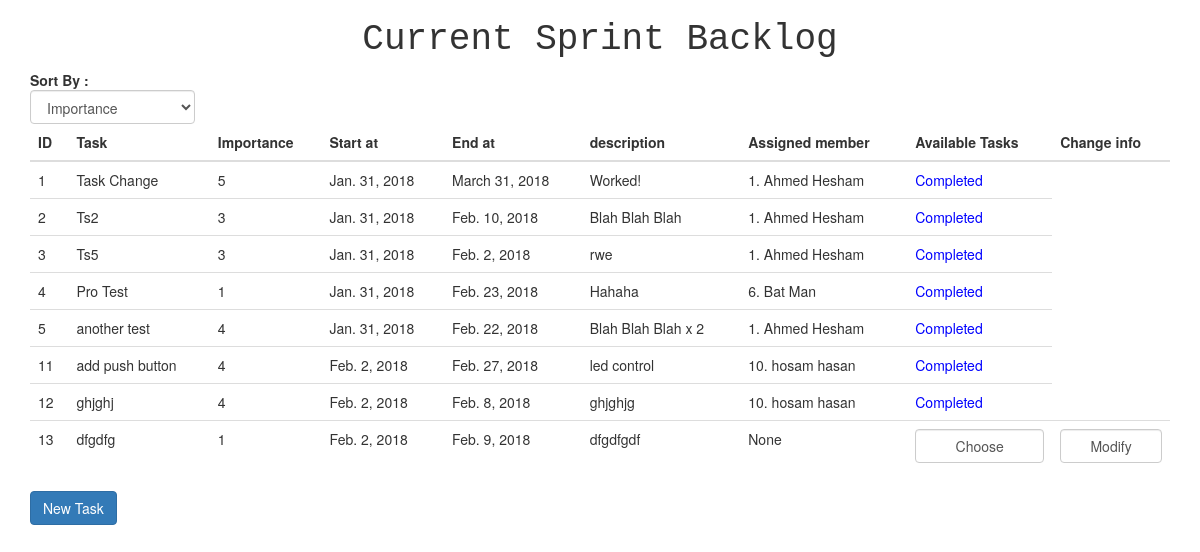
Screenshot of /backlogs/1/sprints/1/ (signed in) with the database file from the repository.
### backlog/models.py (models this page shows, shortened)
class Task(models.Model):
    importance = models.IntegerField()
    status = models.IntegerField(default=1)  # 1: Not started   2: In Progress   3: Done
    name = models.CharField(max_length=20)
    description = models.CharField(max_length=255)
    start_at = models.DateField(auto_now_add=True)
    end_at = models.DateField(auto_now_add=False, auto_now=False)
    assigned_user = models.ForeignKey(User, related_name='tasks', null=True, on_delete=models.DO_NOTHING)
    sprint = models.ForeignKey(Sprint, related_name='tasks', on_delete=models.CASCADE)

class User(AbstractBaseUser):
    email = models.EmailField(unique=True, max_length=255)
    first_name = models.CharField(max_length=32, blank=True, null=True)
    last_name = models.CharField(max_length=32, blank=True, null=True)
    active = models.BooleanField(default=True)  # Can login
    staff = models.BooleanField(default=False)  # staff user non superuser
    admin = models.BooleanField(default=False)  # superuser
    USERNAME_FIELD = 'email'  # The email field will be the default UserName for the users
    REQUIRED_FIELDS = ['first_name', 'last_name']
    object = UserManager()
    def is_admin(self):
        return self.admin

### backlog/views.py (the view, shortened to what this page needs)
# urls.py: url(r'^backlogs/(?P<pk>\d+)/sprints/(?P<spk>\d+)/$', views.sprint_tasks, name='sprint_tasks'),
@login_required
def sprint_tasks(request, pk, spk):
    backlog = get_object_or_404(BackLog, pk=pk)
    sprint = get_object_or_404(Sprint, pk=spk)
    unsorted_tasks = sprint.tasks.all()
    all_tasks = unsorted_tasks
    sort_type = request.POST.get('drop_down')
    print(type(sort_type))
    if request.method == 'GET':
        return render(request, 'task.html', {'backlog': backlog, 'sprint': sprint,
                                             'request': request, 'all_tasks': all_tasks})

### templates/task.html (shortened to what this page needs)
{% extends 'base.html' %} {% block title %} {{ backlog.name }} {% endblock %}  {% block content %}
<h1 class="text-center" style="font-family: monospace">Current Sprint Backlog</h1>
<form method="POST" action="{% url 'sprint_tasks' backlog.pk sprint.pk %}" name="form">
    <div class="row">
        <div class="col-md-2">
            <strong>Sort By :</strong>
            <select class="form-control" name="drop_down">
                <option value="1" onmouseup="javascript: submitform()">Importance</option>
            </select>
        </div>
    </div>
</form>
<table class="table table-hover">
    <thead>
        <tr>
            <th>ID</th>
            <th>Task</th>
            <th>Importance</th>
            <th>Start at</th>
            <th>End at</th>
            <th>description</th>
            <th>Assigned member</th>
            <th>Available Tasks</th>
            {% if request.user.is_admin %}
            <th>Change info</th>
            {% endif %}
        </tr>
    </thead>
    <tbody id="task">
        {% for task in all_tasks %}
        <tr>
            <td>{{ task.id }}</td>
            <td>{{ task.name }}</td>
            <td>{{ task.importance }}</td>
            <td>{{ task.start_at }}</td>
            <td>{{ task.end_at }}</td>
            <td>{{task.description}}</td>
            <td>{% if task.assigned_user %} {{task.assigned_user.id}}. {{task.assigned_user.first_name}} {{task.assigned_user.last_name}}
                {% else %} None {% endif %}
            </td>
            <td class="status">
                {% if task.status == 3 %} Completed {% else %} {% if not task.assigned_user %}
                <form method="POST" action="{% url 'sprint_tasks' backlog.pk sprint.pk %}">
                    <button type='submit' class="form-control" name="task" value="{{ task.id }}">Choose</button>
                </form>
                {% elif request.user == task.assigned_user and not request.user.is_admin%}
                <form method="POST" action="{% url 'sprint_tasks' backlog.pk sprint.pk %}">
                    {% csrf_token %}
                    <button type='submit' name="task" value="{{ task.id }}">Mark Done</button>
                </form>
                {% elif request.user == task.assigned_user and request.user.is_admin and task.status == 2 %}
                <form method="POST" action="{% url 'sprint_tasks' backlog.pk sprint.pk %}">
                    {% csrf_token %}
                    <button type='submit' class="form-control" name="task" value="{{ task.id }}">Mark Done</button>
                </form>
                {% elif request.user.is_admin %}
                <form method="POST" action="{% url 'sprint_tasks' backlog.pk sprint.pk%}">
                    {% csrf_token %}
                    <button type='submit' name="task" value="{{ task.id }}">Withdraw task</button>
                </form>
                {% else %} Already Chosen {% endif %} {% endif %}
            </td>
            {% if request.user.is_admin and task.status != 3%}
            <td>
                <form method="GET" action="{% url 'modify_task' backlog.pk sprint.pk%}">
                    <button type='submit' class="form-control" name="task" value="{{ task.id }}">Modify</button>
                </form>
            </td>
            {% endif %}
        </tr>
        {% endfor %}
    </tbody>
</table>
{% if request.user.is_admin %}
<a href="{% url 'new_task' backlog.pk sprint.pk %}">
    <button type="button" class="btn btn-primary">New Task</button>
</a>
{% endif %}
{% endblock %}

### rows the page displays
Task: id "1", name "Task Change", importance "5", start_at "Jan. 31, 2018", end_at "March 31, 2018", description "Worked!", assigned_user.id "1", assigned_user.first_name "Ahmed", assigned_user.last_name "Hesham", status "Completed"
Task: id "2", name "Ts2", importance "3", start_at "Jan. 31, 2018", end_at "Feb. 10, 2018", description "Blah Blah Blah", assigned_user.id "1", assigned_user.first_name "Ahmed", assigned_user.last_name "Hesham", status "Completed"
Task: id "3", name "Ts5", importance "3", start_at "Jan. 31, 2018", end_at "Feb. 2, 2018", description "rwe", assigned_user.id "1", assigned_user.first_name "Ahmed", assigned_user.last_name "Hesham", status "Completed"
Task: id "4", name "Pro Test", importance "1", start_at "Jan. 31, 2018", end_at "Feb. 23, 2018", description "Hahaha", assigned_user.id "6", assigned_user.first_name "Bat", assigned_user.last_name "Man", status "Completed"
Task: id "5", name "another test", importance "4", start_at "Jan. 31, 2018", end_at "Feb. 22, 2018", description "Blah Blah Blah x 2", assigned_user.id "1", assigned_user.first_name "Ahmed", assigned_user.last_name "Hesham", status "Completed"
Task: id "11", name "add push button", importance "4", start_at "Feb. 2, 2018", end_at "Feb. 27, 2018", description "led control", assigned_user.id "10", assigned_user.first_name "hosam", assigned_user.last_name "hasan", status "Completed"
Task: id "12", name "ghjghj", importance "4", start_at "Feb. 2, 2018", end_at "Feb. 8, 2018", description "ghjghjg", assigned_user.id "10", assigned_user.first_name "hosam", assigned_user.last_name "hasan", status "Completed"
Task: id "13", name "dfgdfg", importance "1", start_at "Feb. 2, 2018", end_at "Feb. 9, 2018", description "dfgdfgdf", shows "None"
